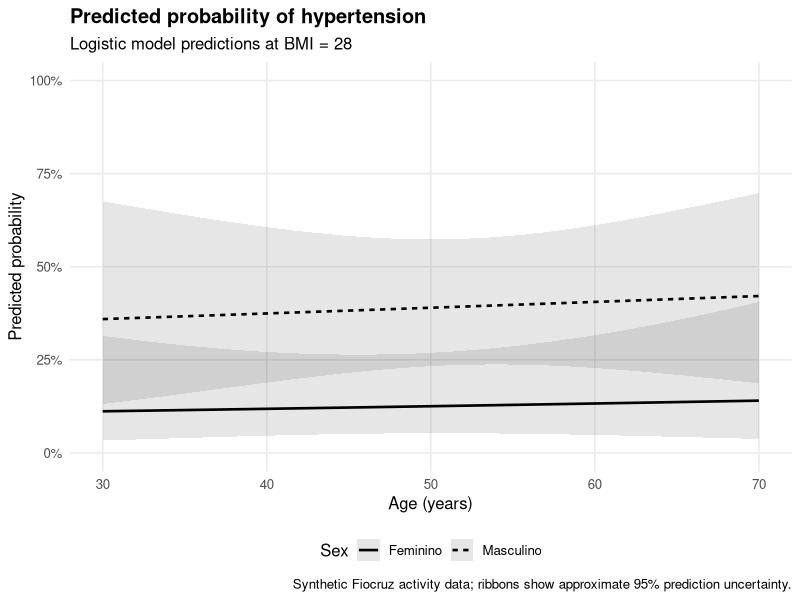

Generate this figure with R: (Note: this script raises an error after producing the figure.)
required <- c("dplyr", "readr", "ggplot2", "tibble", "broom")
missing <- required[!vapply(required, requireNamespace, logical(1), quietly = TRUE)]
if (length(missing) > 0) install.packages(missing, repos = "https://cloud.r-project.org")

suppressPackageStartupMessages({
  library(dplyr)
  library(readr)
  library(ggplot2)
  library(tibble)
  library(broom)
})

set.seed(123)
n_pac <- 100

dados_hiper <- tibble(
  idade = round(runif(n_pac, 30, 70)),
  imc = round(rnorm(n_pac, 26, 4), 1),
  sexo = factor(
    sample(c("Feminino", "Masculino"), n_pac, replace = TRUE),
    levels = c("Feminino", "Masculino")
  )
) |>
  mutate(
    prob_hiper = plogis(
      -8 +
        0.05 * idade +
        0.15 * imc +
        0.3 * (sexo == "Masculino")
    ),
    hipertensao = rbinom(n_pac, 1, prob_hiper)
  )

cat("\n============================================================\n")
cat("ACTIVITY 4 — LOGISTIC REGRESSION\n")
cat("============================================================\n")

cat("\nOutcome counts:\n")
print(table(dados_hiper$hipertensao))

modelo_logistico <- glm(
  hipertensao ~ idade + imc + sexo,
  data = dados_hiper,
  family = binomial(link = "logit")
)

cat("\nModel summary:\n")
print(summary(modelo_logistico))

coef_raw <- tidy(modelo_logistico)

# Wald OR confidence intervals keep the batch fast and deterministic.
or_table <- coef_raw |>
  mutate(
    odds_ratio = exp(estimate),
    conf_low = exp(estimate - 1.96 * std.error),
    conf_high = exp(estimate + 1.96 * std.error)
  ) |>
  select(
    term,
    odds_ratio,
    conf_low,
    conf_high,
    p_value = p.value
  )

cat("\nOdds ratios:\n")
print(
  or_table |>
    mutate(across(where(is.numeric), ~ round(.x, 4)))
)

novo_paciente <- tibble(
  idade = 60,
  imc = 28,
  sexo = factor("Masculino", levels = levels(dados_hiper$sexo))
)

new_patient_probability <- unname(
  predict(
    modelo_logistico,
    newdata = novo_paciente,
    type = "response"
  )
)

prediction_summary <- tibble(
  age = 60,
  bmi = 28,
  sex = "Masculino",
  predicted_probability = new_patient_probability
)

cat("\nNew patient prediction:\n")
print(prediction_summary)

# Predicted probability curves at BMI 28.
prediction_grid <- expand.grid(
  idade = seq(30, 70, by = 1),
  sexo = levels(dados_hiper$sexo)
) |>
  as_tibble() |>
  mutate(
    imc = 28,
    sexo = factor(sexo, levels = levels(dados_hiper$sexo))
  )

link_pred <- predict(
  modelo_logistico,
  newdata = prediction_grid,
  type = "link",
  se.fit = TRUE
)

prediction_grid <- prediction_grid |>
  mutate(
    link = as.numeric(link_pred$fit),
    se_link = as.numeric(link_pred$se.fit),
    probability = plogis(link),
    lower = plogis(link - 1.96 * se_link),
    upper = plogis(link + 1.96 * se_link)
  )

p <- ggplot(
  prediction_grid,
  aes(
    x = idade,
    y = probability,
    linetype = sexo
  )
) +
  geom_ribbon(
    aes(
      ymin = lower,
      ymax = upper,
      group = sexo
    ),
    alpha = 0.12,
    inherit.aes = TRUE
  ) +
  geom_line(linewidth = 0.9) +
  scale_y_continuous(
    labels = function(x) paste0(round(100 * x), "%"),
    limits = c(0, 1)
  ) +
  labs(
    title = "Predicted probability of hypertension",
    subtitle = "Logistic model predictions at BMI = 28",
    x = "Age (years)",
    y = "Predicted probability",
    linetype = "Sex",
    caption = "Synthetic Fiocruz activity data; ribbons show approximate 95% prediction uncertainty."
  ) +
  theme_minimal(base_size = 12) +
  theme(
    plot.title = element_text(face = "bold"),
    panel.grid.minor = element_blank(),
    legend.position = "bottom"
  )

ggsave(
  "practice/manual_attempts/module3_lesson2/activity04_logistic_regression/outputs/hypertension_probability_curves.png",
  p, width = 8.5, height = 5.5, dpi = 300, bg = "white"
)

model_fit <- glance(modelo_logistico)

interpretation <- or_table |>
  filter(term != "(Intercept)") |>
  mutate(
    interpretation = case_when(
      term == "idade" ~ "Multiplicative change in odds for each additional year of age, adjusted for BMI and sex",
      term == "imc" ~ "Multiplicative change in odds for each 1-unit increase in BMI, adjusted for age and sex",
      term == "sexoMasculino" ~ "Male-vs-female odds ratio adjusted for age and BMI",
      TRUE ~ "Model term"
    )
  )

write_csv(
  dados_hiper,
  "practice/manual_attempts/module3_lesson2/activity04_logistic_regression/outputs/simulated_hypertension_data.csv"
)
write_csv(
  or_table,
  "practice/manual_attempts/module3_lesson2/activity04_logistic_regression/outputs/odds_ratios.csv"
)
write_csv(
  prediction_summary,
  "practice/manual_attempts/module3_lesson2/activity04_logistic_regression/outputs/new_patient_prediction.csv"
)
write_csv(
  prediction_grid,
  "practice/manual_attempts/module3_lesson2/activity04_logistic_regression/outputs/prediction_curve_data.csv"
)
write_csv(
  model_fit,
  "practice/manual_attempts/module3_lesson2/activity04_logistic_regression/outputs/logistic_model_fit.csv"
)
write_csv(
  interpretation,
  "practice/manual_attempts/module3_lesson2/activity04_logistic_regression/outputs/or_interpretation.csv"
)

# Robust validation.
stopifnot(nrow(dados_hiper) == 100)
stopifnot(all(dados_hiper$hipertensao %in% c(0, 1)))
stopifnot(length(unique(dados_hiper$hipertensao)) == 2)
stopifnot(isTRUE(modelo_logistico$converged))
stopifnot(all(is.finite(coef(modelo_logistico))))
stopifnot(all(or_table$odds_ratio > 0))
stopifnot(new_patient_probability >= 0, new_patient_probability <= 1)

stopifnot(file.exists(
  "practice/manual_attempts/module3_lesson2/activity04_logistic_regression/outputs/hypertension_probability_curves.png"
))

cat("\n✅ M3 LESSON 2 · ACTIVITY 4 PASSED\n")
cat("Predicted probability for male age 60, BMI 28:",
    round(100 * new_patient_probability, 1), "%\n")
